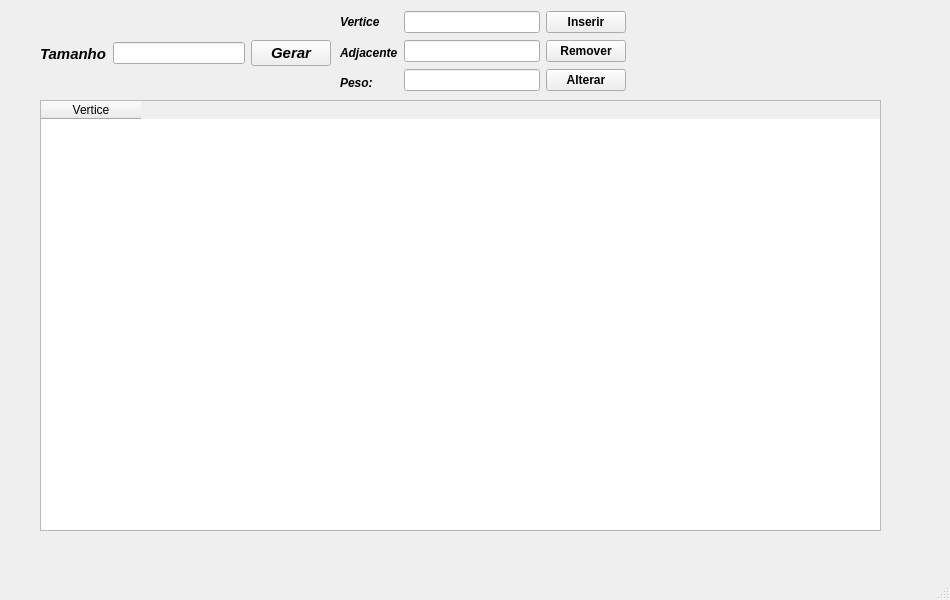
<?xml version="1.0" encoding="UTF-8"?>
<ui version="4.0">
 <class>MainWindow</class>
 <widget class="QMainWindow" name="MainWindow">
  <property name="geometry">
   <rect>
    <x>0</x>
    <y>0</y>
    <width>950</width>
    <height>600</height>
   </rect>
  </property>
  <property name="windowTitle">
   <string>MainWindow</string>
  </property>
  <widget class="QWidget" name="centralwidget">
   <widget class="QTableWidget" name="matriz">
    <property name="geometry">
     <rect>
      <x>40</x>
      <y>100</y>
      <width>841</width>
      <height>431</height>
     </rect>
    </property>
    <column>
     <property name="text">
      <string>Vertice</string>
     </property>
    </column>
   </widget>
   <widget class="QWidget" name="layoutWidget">
    <property name="geometry">
     <rect>
      <x>40</x>
      <y>40</y>
      <width>291</width>
      <height>27</height>
     </rect>
    </property>
    <layout class="QHBoxLayout" name="horizontalLayout">
     <item>
      <layout class="QVBoxLayout" name="verticalLayout">
       <item>
        <widget class="QLabel" name="label_2">
         <property name="font">
          <font>
           <family>Arial</family>
           <pointsize>11</pointsize>
           <italic>true</italic>
           <bold>true</bold>
          </font>
         </property>
         <property name="text">
          <string>Tamanho</string>
         </property>
        </widget>
       </item>
      </layout>
     </item>
     <item>
      <layout class="QVBoxLayout" name="verticalLayout_2">
       <item>
        <widget class="QLineEdit" name="tamanho"/>
       </item>
      </layout>
     </item>
     <item>
      <widget class="QPushButton" name="tamanhoDaMatriz">
       <property name="font">
        <font>
         <family>Arial</family>
         <pointsize>11</pointsize>
         <italic>true</italic>
         <bold>true</bold>
        </font>
       </property>
       <property name="text">
        <string>Gerar</string>
       </property>
      </widget>
     </item>
    </layout>
   </widget>
   <widget class="QWidget" name="">
    <property name="geometry">
     <rect>
      <x>340</x>
      <y>10</y>
      <width>286</width>
      <height>85</height>
     </rect>
    </property>
    <layout class="QHBoxLayout" name="horizontalLayout_2">
     <item>
      <layout class="QVBoxLayout" name="verticalLayout_3">
       <item>
        <widget class="QLabel" name="label_4">
         <property name="font">
          <font>
           <family>Arial</family>
           <italic>true</italic>
           <bold>true</bold>
          </font>
         </property>
         <property name="text">
          <string>Vertice</string>
         </property>
        </widget>
       </item>
       <item>
        <widget class="QLabel" name="label_5">
         <property name="font">
          <font>
           <family>Arial</family>
           <italic>true</italic>
           <bold>true</bold>
          </font>
         </property>
         <property name="text">
          <string>Adjacente</string>
         </property>
        </widget>
       </item>
       <item>
        <widget class="QLabel" name="label_6">
         <property name="font">
          <font>
           <family>Arial</family>
           <italic>true</italic>
           <bold>true</bold>
          </font>
         </property>
         <property name="text">
          <string>Peso:</string>
         </property>
        </widget>
       </item>
      </layout>
     </item>
     <item>
      <layout class="QVBoxLayout" name="verticalLayout_4">
       <item>
        <widget class="QLineEdit" name="VerticeO"/>
       </item>
       <item>
        <widget class="QLineEdit" name="VerticeD"/>
       </item>
       <item>
        <widget class="QLineEdit" name="Peso"/>
       </item>
      </layout>
     </item>
     <item>
      <layout class="QVBoxLayout" name="verticalLayout_5">
       <item>
        <widget class="QPushButton" name="Inserir">
         <property name="font">
          <font>
           <family>Arial</family>
           <bold>true</bold>
          </font>
         </property>
         <property name="text">
          <string>Inserir</string>
         </property>
        </widget>
       </item>
       <item>
        <widget class="QPushButton" name="Remover">
         <property name="font">
          <font>
           <family>Arial</family>
           <bold>true</bold>
          </font>
         </property>
         <property name="text">
          <string>Remover</string>
         </property>
        </widget>
       </item>
       <item>
        <widget class="QPushButton" name="Alterar">
         <property name="font">
          <font>
           <family>Arial</family>
           <bold>true</bold>
          </font>
         </property>
         <property name="text">
          <string>Alterar</string>
         </property>
        </widget>
       </item>
      </layout>
     </item>
    </layout>
   </widget>
  </widget>
  <widget class="QMenuBar" name="menubar">
   <property name="geometry">
    <rect>
     <x>0</x>
     <y>0</y>
     <width>950</width>
     <height>22</height>
    </rect>
   </property>
  </widget>
  <widget class="QStatusBar" name="statusbar"/>
 </widget>
 <resources/>
 <connections/>
</ui>
